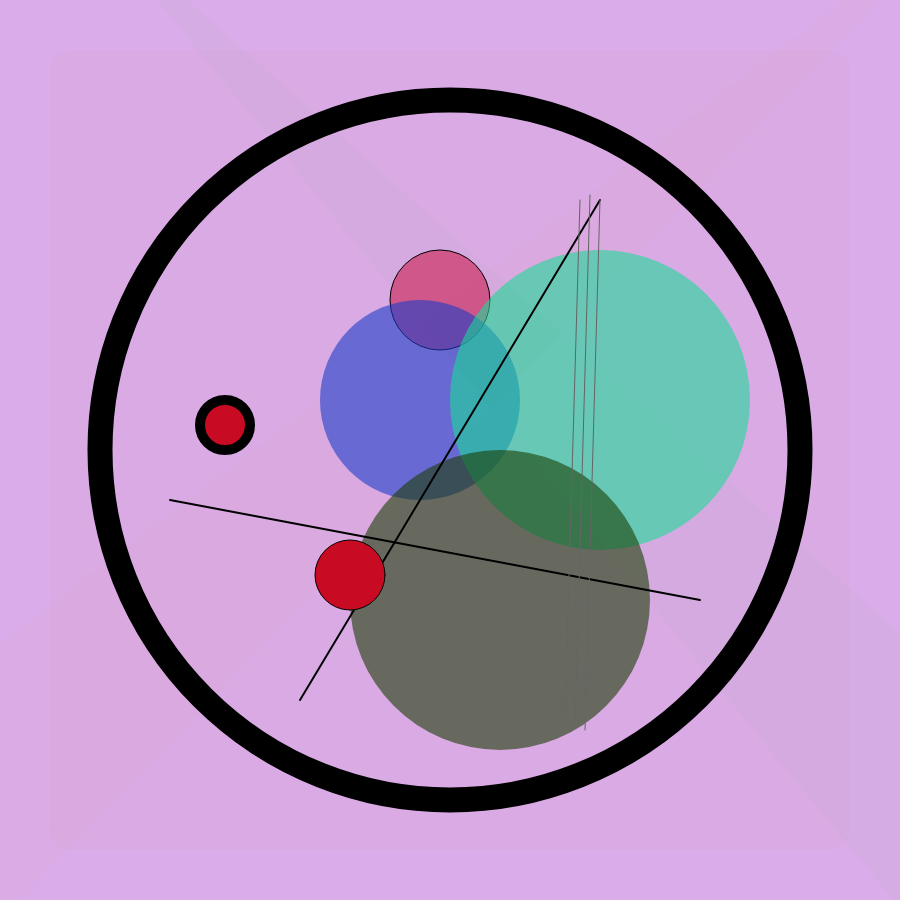
Frame 1 (no input)
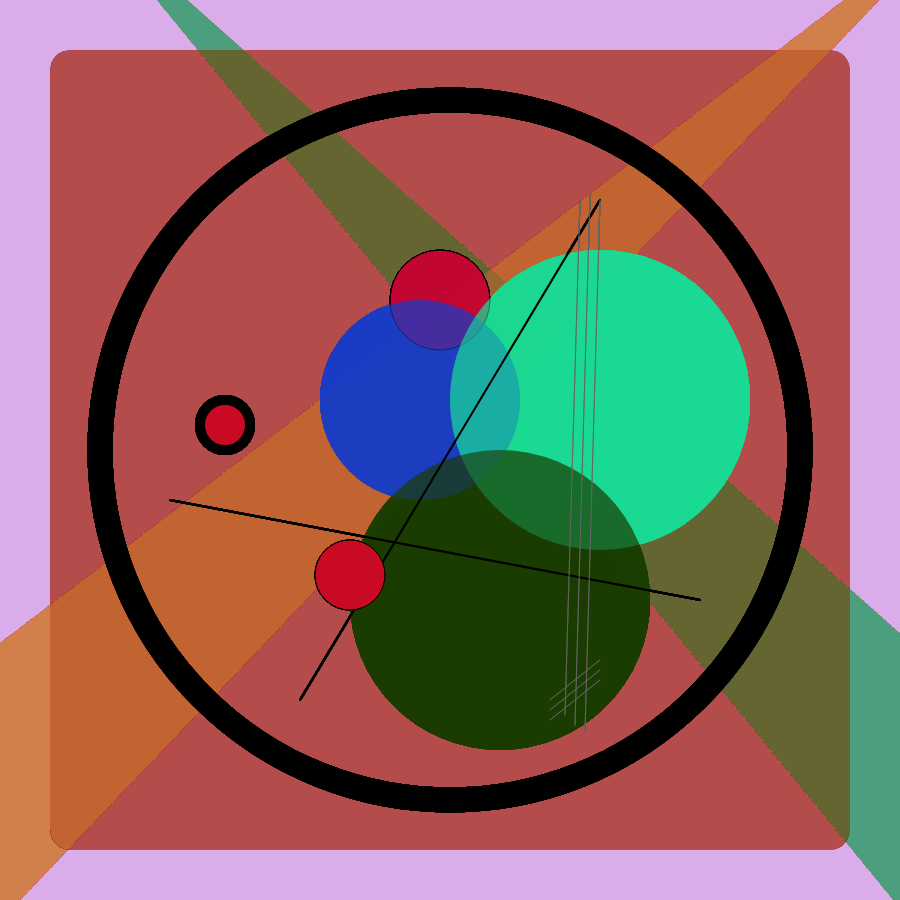
Frame 60 (no input)
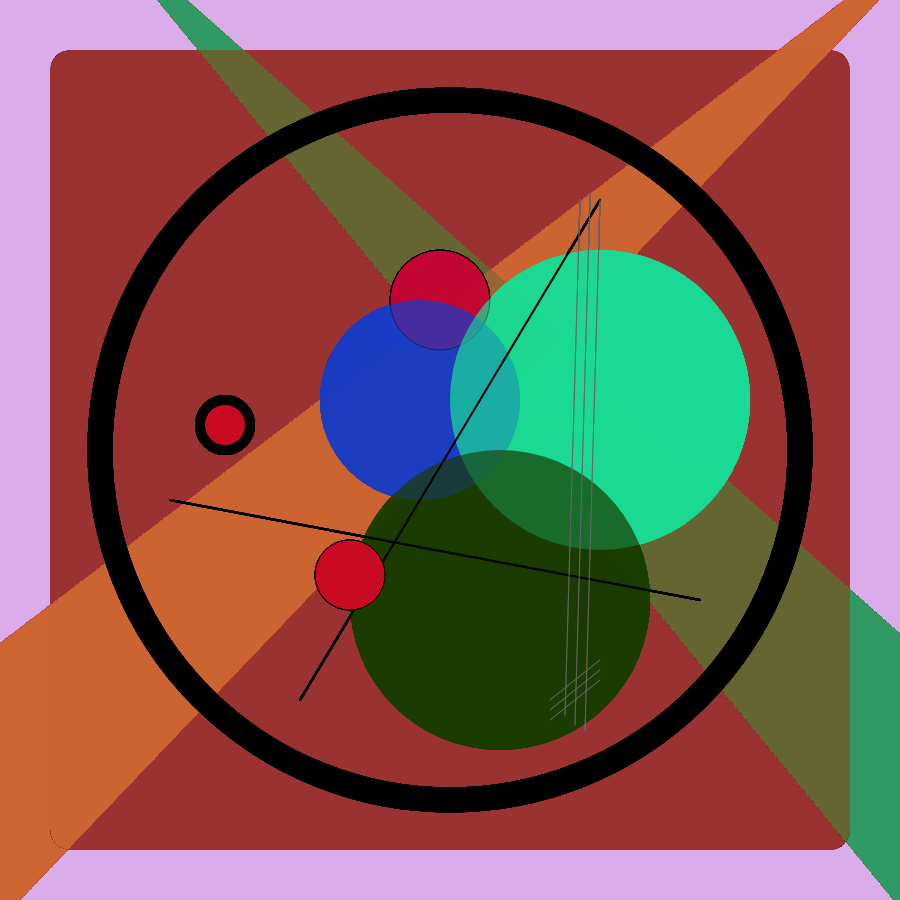
Frame 120 (the mouse pressed at the canvas centre since frame 60)

The p5.js sketch that drew these frames (run headless with seeded random() and noise() and a simulated clock; from frame 60 on, the mouse is pressed at the canvas centre):

// p5.js sketch
// ── sketch.js
function setup() {
	//create your canvas here
	createCanvas(900, 900);
	//background(150, 150, 50, 100);
	background(160, 45, 200, 100);
}

function draw() {//do your drawing here

	//big triangles 
	noStroke();
	fill(0, 150, 75, 5);
	triangle(75, -100, 975, 1000, 975, 700);

	noStroke();
	fill(200, 125, 0, 5);
	triangle(975, -100, -75, 1000, -75, 700);

	//SQUARE
	push();
	noStroke();
	fill(150, 55, 35, 5);
	rectMode(CENTER);
	rect(450, 450, 800, 800, 20);
	pop();

	//big circle
	stroke(0);
	strokeWeight(25);
	fill(150, 150, 50, -50);
	ellipse(450, 450, 700, 700);

	//small circles

	stroke(0);
	strokeWeight(1);
	fill(200, 0, 50, 125);
	ellipse(440, 300, 100, 100);

	noStroke();
	fill(25, 60, 200, 150);
	ellipse(420, 400, 200, 200);

	noStroke();
	fill(25, 220, 150, 150);
	ellipse(600, 400, 300, 300);

	noStroke();
	fill(25, 60, 0, 150);
	ellipse(500, 600, 300, 300);

	stroke(0);
	strokeWeight(10);
	fill(200, 10, 35);
	ellipse(225, 425, 50, 50);

	//lines

	stroke(0);
	strokeWeight(2);
	line(170, 500, 700, 600);

	stroke(0);
	strokeWeight(2);
	line(300, 700, 600, 200);

	stroke(100);
	strokeWeight(1);
	line(550, 700, 600, 660);

	stroke(100);
	strokeWeight(1);
	line(550, 710, 600, 670);

	stroke(100);
	strokeWeight(1);
	line(550, 720, 600, 680);

	stroke(100);
	strokeWeight(1);
	line(565, 715, 580, 200);
	stroke(100);
	strokeWeight(1);
	line(575, 725, 590, 195);
	stroke(100);
	strokeWeight(1);
	line(585, 730, 600, 200);

	//circles

	stroke(0);
	strokeWeight(1);
	fill(200, 10, 35);
	ellipse(350, 575, 70, 70);
}

function mouseClicked() {
	console.log(mouseX, mouseY);
}

// DRAW SOME COOL SHAPES USING BEGINSHAPE & VERTEX. APPLY ALPHA TO SHAPES. PLAY AROUND WITH LINES & CLEAR, COLOR MODE..
